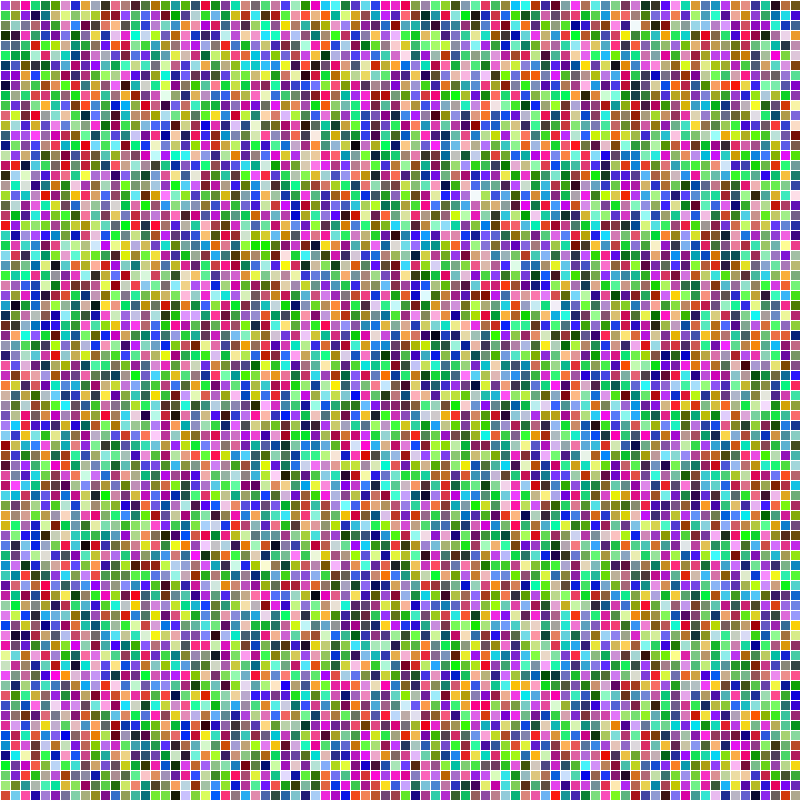
Frame 1 (no input)
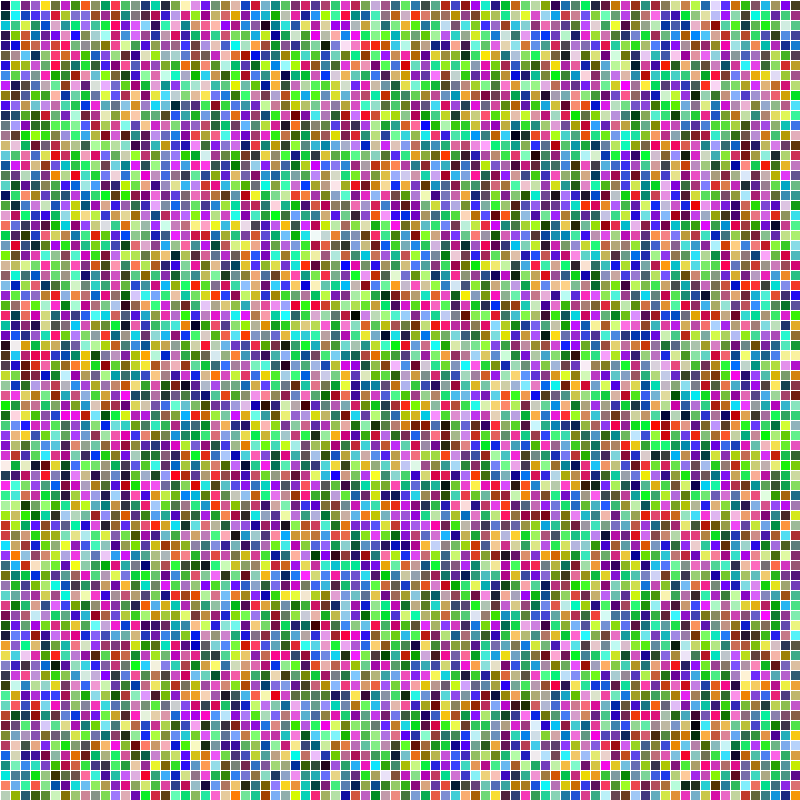
Frame 60 (the mouse pressed at the canvas centre just before this capture)
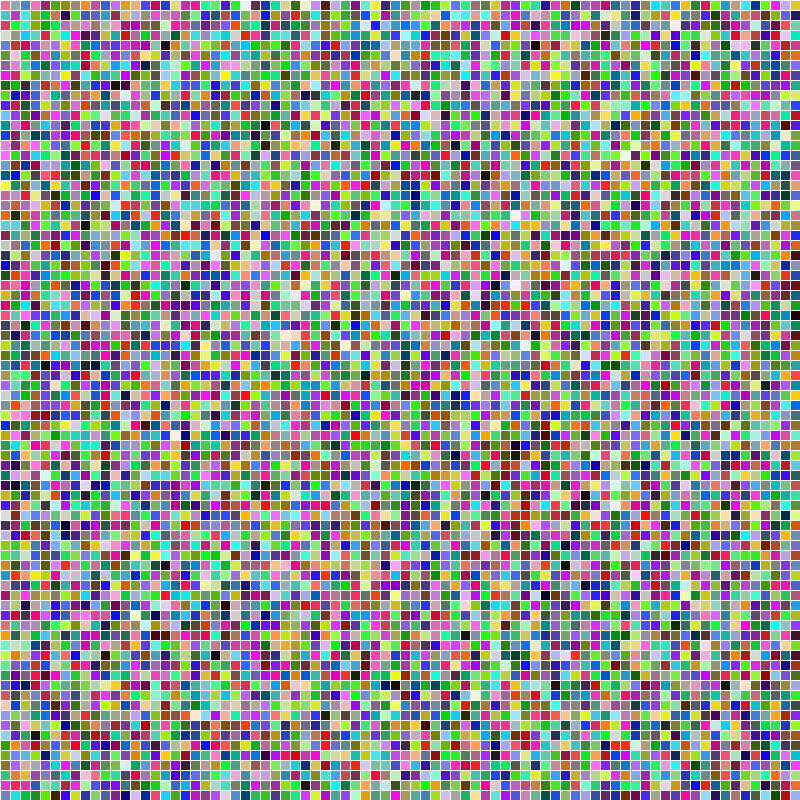
Frame 120 (the mouse held since frame 60 and released just before this capture)

The Processing sketch that drew these frames (run headless with seeded random() and noise(); from frame 60 on, the mouse is pressed at the canvas centre):

// Processing sketch: processing_7240
// ── processing_7240.pde

int w = 10;
int h = 10;

void setup() {
  size(800,800);
  smooth();
}

void draw() {
  background(255);
    
  for (int x = 0; x < width; x += 10) {
    
    for (int y = 0; y < height; y += 10) { 
      stroke(255);
      int r = int(random(255));
      int g = int(random(255));
      int b = int(random(255));
      //int a = int(random(255));
      fill(r,g,b);
      rect(x,y,w,h);
    }
  }
}

  
